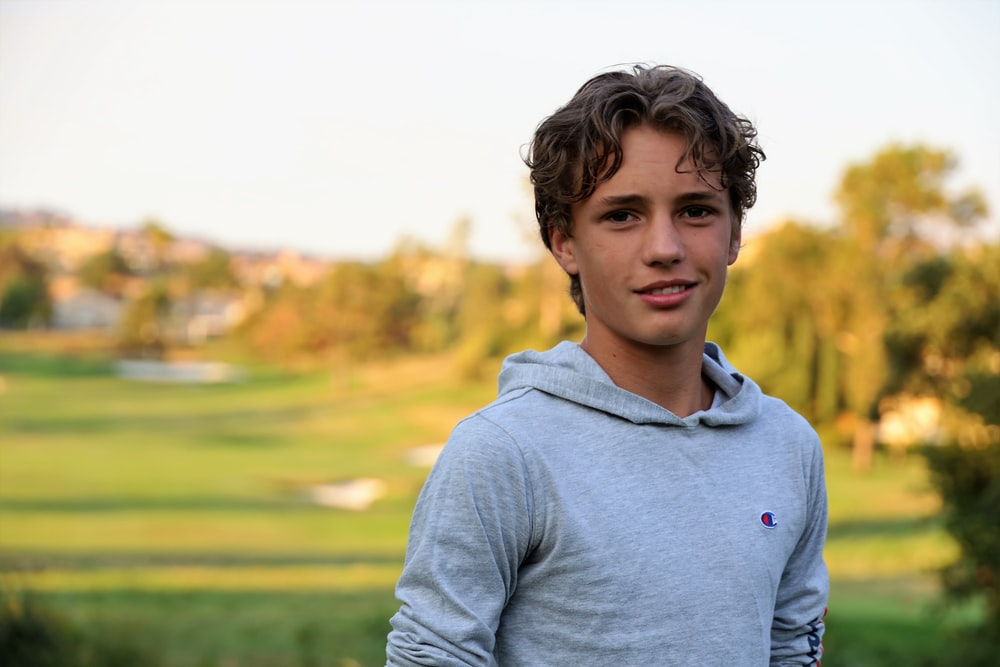
#> input picture boys.jpeg, 1000 x 667 px, found by its file name
$ jupyter execute Image_background.ipynb
#> lines starting #> are read from the running program, lines starting #| are printed output that depends on the picture
[cell 1]
import cv2
import numpy as np
import matplotlib.pyplot as plt

[cell 2]
img = cv2.imread('/content/boys.jpeg',1)
#> img is the input picture: shape (667, 1000, 3); mean B, G, R 138.7, 169.5, 177.2

[cell 3]
plt.imshow(img)

[cell 4]
# Convert to RGB
img_rgb = cv2.cvtColor(img, cv2.COLOR_BGR2RGB)

[cell 5]
# Rectange values: start x, start y, width, height
rectangle = (100,70, 800, 800)

[cell 6]
mask = np.zeros(img_rgb.shape[:2], np.uint8)

# Create temporary arrays used by grabCut
bgdModel = np.zeros((1, 65), np.float64)
fgdModel = np.zeros((1, 65), np.float64)

# Run grabCut
cv2.grabCut(img_rgb,mask,rectangle,
            bgdModel, # Temporary array for background
            fgdModel, # Temporary array for background
            5, # Number of iterations
            cv2.GC_INIT_WITH_RECT) # Initiative using our rectangle

# Create mask where sure and likely backgrounds set to 0, otherwise 1
mask_2 = np.where((mask==2) | (mask==0), 0, 1).astype('uint8')

# Multiply image with new mask to subtract background
img_rgb_nobg = img_rgb * mask_2[:, :, np.newaxis]
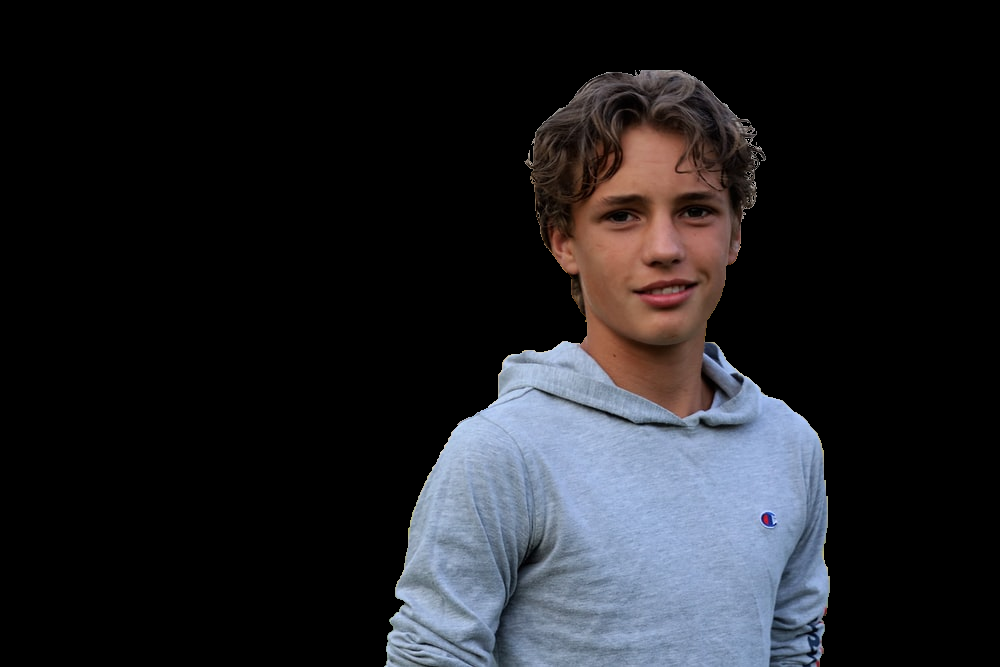
#> img_rgb_nobg: shape (667, 1000, 3); mean R, G, B 31.2, 31.7, 35.6
